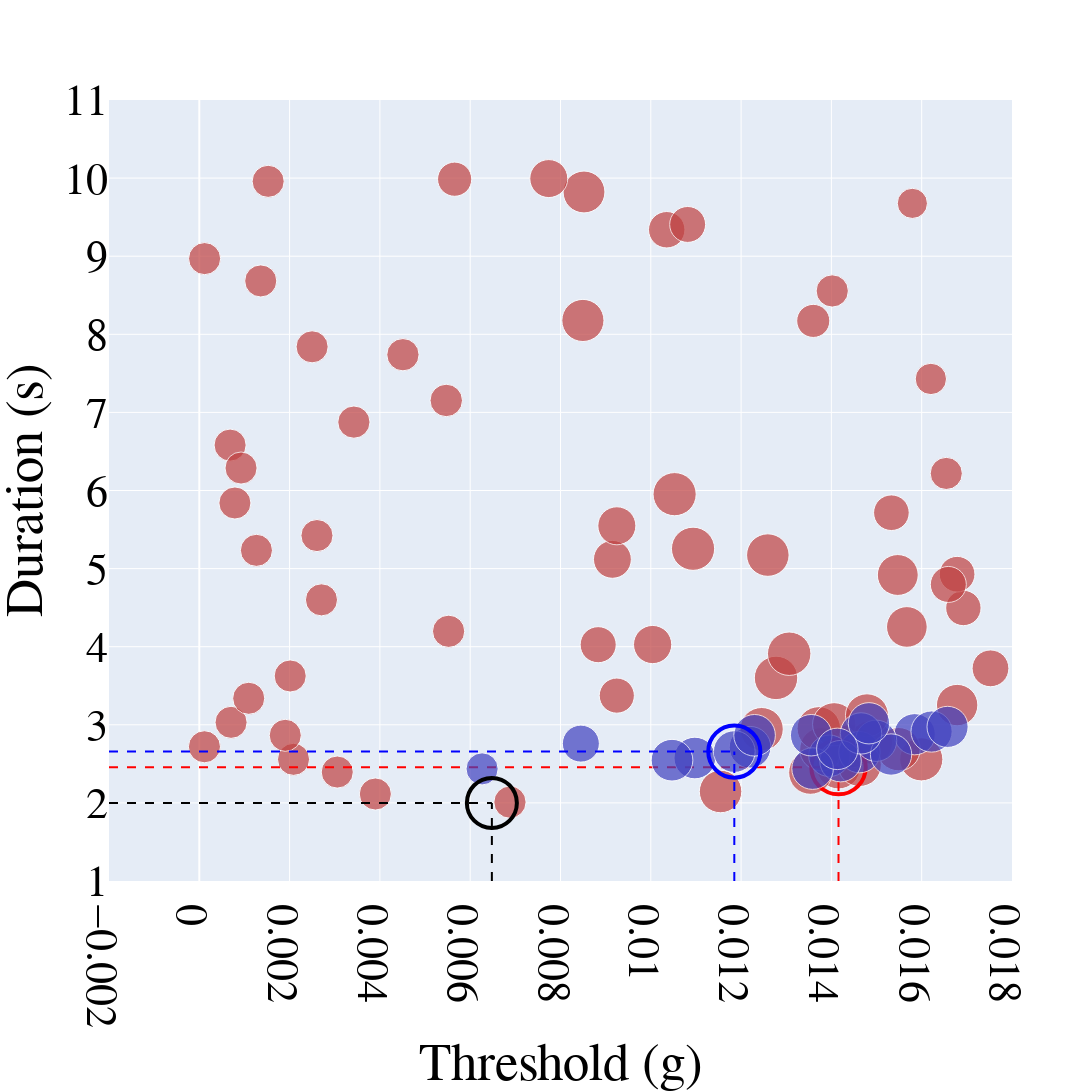

Notebook cell for this chart:
### Code cell
import plotly.graph_objects as go
import numpy as np

# Function to map a value in [1, 65] to a saturation percentage between 30% and 100%
def value_to_saturation(val, min_val=1, max_val=65, min_sat=0.5, max_sat=1.0, gamma=2):
    norm = (val - min_val) / (max_val - min_val)
    sat = min_sat + (norm ** gamma) * (max_sat - min_sat)
    return round(sat * 100, 1)

# For R_PRE (red)
colors_red = [f'hsl(0, {value_to_saturation(val)}%, 50%)' for val in R_PRE[:, 2]]
max_idx_pre = np.argmax(R_PRE[:, 2])

# For R_ONB (blue)
colors_blue = [f'hsl(240, {value_to_saturation(val)}%, 50%)' for val in R_ONB[:, 2]]
max_idx_onb = np.argmax(R_ONB[:, 2])

# Font customization variables
font_family = "Times New Roman"
font_size = 44
font_color = "black"

# Create figure object
fig = go.Figure()

# Add first dataset R_PRE (red)
fig.add_trace(go.Scatter(
    x=R_PRE[:, 0],
    y=R_PRE[:, 1],
    mode='markers',
    marker=dict(
        size=R_PRE[:, 2] * 40,
        color=colors_red
    ),
    name='R_PRE'
))

# Highlight maximum value in R_PRE with a red hollow circle
fig.add_trace(go.Scatter(
    x=[R_PRE[max_idx_pre, 0]],
    y=[R_PRE[max_idx_pre, 1]],
    mode='markers',
    marker=dict(
        size=R_PRE[max_idx_pre, 2] * 50,
        color='rgba(255, 0, 0, 0)',
        line=dict(color='red', width=4)
    ),
    name='Max R_PRE'
))

# Vertical and horizontal lines for R_PRE max
fig.add_trace(go.Scatter(
    x=[R_PRE[max_idx_pre, 0], R_PRE[max_idx_pre, 0]],
    y=[1, R_PRE[max_idx_pre, 1]],
    mode='lines',
    line=dict(color='red', width=2, dash='dash'),
    showlegend=False
))
fig.add_trace(go.Scatter(
    x=[-0.002, R_PRE[max_idx_pre, 0]],
    y=[R_PRE[max_idx_pre, 1], R_PRE[max_idx_pre, 1]],
    mode='lines',
    line=dict(color='red', width=2, dash='dash'),
    showlegend=False
))

# Add second dataset R_ONB (blue)
fig.add_trace(go.Scatter(
    x=R_ONB[:, 0],
    y=R_ONB[:, 1],
    mode='markers',
    marker=dict(
        size=R_ONB[:, 2] * 40,
        color=colors_blue
    ),
    name='R_ONB'
))

# Highlight maximum value in R_ONB with a blue hollow circle
fig.add_trace(go.Scatter(
    x=[R_ONB[max_idx_onb, 0]],
    y=[R_ONB[max_idx_onb, 1]],
    mode='markers',
    marker=dict(
        size=R_ONB[max_idx_onb, 2] * 50,
        color='rgba(0, 0, 255, 0)',
        line=dict(color='blue', width=4)
    ),
    name='Max R_ONB'
))

# Vertical and horizontal lines for R_ONB max
fig.add_trace(go.Scatter(
    x=[R_ONB[max_idx_onb, 0], R_ONB[max_idx_onb, 0]],
    y=[1, R_ONB[max_idx_onb, 1]],
    mode='lines',
    line=dict(color='blue', width=2, dash='dash'),
    showlegend=False
))
fig.add_trace(go.Scatter(
    x=[-0.002, R_ONB[max_idx_onb, 0]],
    y=[R_ONB[max_idx_onb, 1], R_ONB[max_idx_onb, 1]],
    mode='lines',
    line=dict(color='blue', width=2, dash='dash'),
    showlegend=False
))

# Add black hollow circle at (0.00648, 5) with vertical and horizontal lines
fig.add_trace(go.Scatter(
    x=[0.00648],
    y=[2],
    mode='markers',
    marker=dict(
        size=50,
        color='rgba(0, 0, 0, 0)',
        line=dict(color='black', width=4)
    ),
    name='Custom Point'
))

fig.add_trace(go.Scatter(
    x=[0.00648, 0.00648],
    y=[1, 2],
    mode='lines',
    line=dict(color='black', width=2, dash='dash'),
    showlegend=False
))

fig.add_trace(go.Scatter(
    x=[-0.002, 0.00648],
    y=[2, 2],
    mode='lines',
    line=dict(color='black', width=2, dash='dash'),
    showlegend=False
))

# Update overall layout
fig.update_layout(
    font=dict(
        family=font_family,
        size=font_size,
        color=font_color
    ),
    width=1600,
    height=1600,
    showlegend=False,
    xaxis_title="Threshold (g)",
    yaxis_title="Duration (s)"
)

fig.update_xaxes(
    range=[-0.002, 0.018],
    tick0=-0.002,       # Starting tick value on x-axis
    dtick=0.002,        # Interval between ticks on x-axis
    tickfont=dict(family=font_family, size=font_size, color=font_color)
)

fig.update_yaxes(
    range=[1, 11],
    tick0=1,            # Starting tick value on y-axis
    dtick=1,            # Interval between ticks on y-axis
    tickfont=dict(family=font_family, size=font_size, color=font_color)
)


fig.show()

### Figure 1 — Plotly figure (JSON) as saved in the notebook; plotly's stock layout.template omitted (floating-point values rounded to 4 significant figures)
{"data": [{"marker": {"color": ["hsl(0, 50.0%, 50%)", "hsl(0, 50.0%, 50%)", "hsl(0, 50.0%, 50%)", "hsl(0, 50.0%, 50%)", "hsl(0, 50.0%, 50%)", "hsl(0, 50.0%, 50%)", "hsl(0, 50.0%, 50%)", "hsl(0, 50.0%, 50%)", "hsl(0, 50.0%, 50%)", "hsl(0, 50.0%, 50%)", "hsl(0, 50.0%, 50%)", "hsl(0, 50.0%, 50%)", "hsl(0, 50.0%, 50%)", "hsl(0, 50.0%, 50%)", "hsl(0, 50.0%, 50%)", "hsl(0, 50.0%, 50%)", "hsl(0, 50.0%, 50%)", "hsl(0, 50.0%, 50%)", "hsl(0, 50.0%, 50%)", "hsl(0, 50.0%, 50%)", "hsl(0, 50.0%, 50%)", "hsl(0, 50.0%, 50%)", "hsl(0, 50.0%, 50%)", "hsl(0, 50.0%, 50%)", "hsl(0, 50.0%, 50%)", "hsl(0, 50.0%, 50%)", "hsl(0, 50.0%, 50%)", "hsl(0, 50.0%, 50%)", "hsl(0, 50.0%, 50%)", "hsl(0, 50.0%, 50%)", "hsl(0, 50.0%, 50%)", "hsl(0, 50.0%, 50%)", "hsl(0, 50.0%, 50%)", "hsl(0, 50.0%, 50%)", "hsl(0, 50.0%, 50%)", "hsl(0, 50.0%, 50%)", "hsl(0, 50.0%, 50%)", "hsl(0, 50.0%, 50%)", "hsl(0, 50.0%, 50%)", "hsl(0, 50.0%, 50%)", "hsl(0, 50.0%, 50%)", "hsl(0, 50.0%, 50%)", "hsl(0, 50.0%, 50%)", "hsl(0, 50.0%, 50%)", "hsl(0, 50.0%, 50%)", "hsl(0, 50.0%, 50%)", "hsl(0, 50.0%, 50%)", "hsl(0, 50.0%, 50%)", "hsl(0, 50.0%, 50%)", "hsl(0, 50.0%, 50%)", "hsl(0, 50.0%, 50%)", "hsl(0, 50.0%, 50%)", "hsl(0, 50.0%, 50%)", "hsl(0, 50.0%, 50%)", "hsl(0, 50.0%, 50%)", "hsl(0, 50.0%, 50%)", "hsl(0, 50.0%, 50%)", "hsl(0, 50.0%, 50%)", "hsl(0, 50.0%, 50%)", "hsl(0, 50.0%, 50%)", "hsl(0, 50.0%, 50%)", "hsl(0, 50.0%, 50%)", "hsl(0, 50.0%, 50%)", "hsl(0, 50.0%, 50%)", "hsl(0, 50.0%, 50%)"], "size": [41.87, 32.1, 36.44, 32.45, 42.48, 43.54, 35.36, 32.1, 43.17, 32.1, 32.1, 43.43, 31.34, 43.43, 30.17, 32.25, 41.41, 42.51, 32.1, 38.21, 43.2, 35.68, 32.1, 32.1, 32.1, 32.1, 32.1, 40.66, 32.14, 43.5, 42.14, 32.1, 32.28, 33.1, 43.41, 43.45, 32.1, 43.26, 36.06, 37.98, 43.49, 32.26, 37.85, 32.1, 35.92, 38.03, 32.1, 36.8, 40.89, 32.26, 43.45, 32.3, 43.49, 32.1, 43.18, 32.1, 34.18, 43.19, 42.98, 35.15, 36.0, 43.17, 35.63, 32.1, 32.1]}, "mode": "markers", "name": "R_PRE", "type": "scatter", "x": [0.00852, 0.002498, 0.01035, 0.00547, 0.01155, 0.01416, 0.01692, 0.003899, 0.01599, 0.003056, 0.0007887, 0.01277, 0.0162, 0.01353, 0.01579, 0.01402, 0.01679, 0.01259, 0.0006822, 0.01004, 0.01246, 0.01678, 0.0007037, 0.001525, 0.002606, 0.0001173, 0.002013, 0.01567, 0.01654, 0.01443, 0.008496, 0.002706, 0.006881, 0.0136, 0.01487, 0.01307, 0.001094, 0.01549, 0.008835, 0.00774, 0.01378, 0.003424, 0.00915, 0.0001138, 0.01082, 0.009248, 0.001361, 0.01752, 0.01547, 0.005522, 0.01463, 0.00451, 0.01372, 0.002087, 0.01094, 0.001265, 0.005656, 0.01406, 0.01479, 0.009247, 0.01659, 0.01053, 0.01533, 0.0009245, 0.001904], "y": [9.822, 7.84, 9.339, 7.153, 2.146, 2.458, 4.496, 2.114, 2.558, 2.395, 5.84, 3.6, 7.428, 2.388, 9.676, 8.555, 3.253, 5.173, 6.581, 4.028, 2.945, 4.928, 3.032, 9.959, 5.423, 8.969, 3.625, 4.253, 6.219, 2.726, 8.177, 4.6, 2.01, 8.172, 2.774, 3.91, 3.34, 2.688, 4.026, 9.994, 2.686, 6.876, 5.118, 2.719, 9.407, 5.548, 8.683, 3.723, 4.918, 4.197, 2.488, 7.739, 2.954, 2.558, 5.254, 5.234, 9.986, 3.007, 3.122, 3.374, 4.797, 5.953, 5.716, 6.288, 2.865]}, {"marker": {"color": "rgba(255, 0, 0, 0)", "line": {"color": "red", "width": 4}, "size": 54.43}, "mode": "markers", "name": "Max R_PRE", "type": "scatter", "x": [0.01416], "y": [2.458]}, {"line": {"color": "red", "dash": "dash", "width": 2}, "mode": "lines", "showlegend": false, "type": "scatter", "x": [0.01416, 0.01416], "y": [1, 2.458]}, {"line": {"color": "red", "dash": "dash", "width": 2}, "mode": "lines", "showlegend": false, "type": "scatter", "x": [-0.002, 0.01416], "y": [2.458, 2.458]}, {"marker": {"color": ["hsl(240, 50.0%, 50%)", "hsl(240, 50.0%, 50%)", "hsl(240, 50.0%, 50%)", "hsl(240, 50.0%, 50%)", "hsl(240, 50.0%, 50%)", "hsl(240, 50.0%, 50%)", "hsl(240, 50.0%, 50%)", "hsl(240, 50.0%, 50%)", "hsl(240, 50.0%, 50%)", "hsl(240, 50.0%, 50%)", "hsl(240, 50.0%, 50%)", "hsl(240, 50.0%, 50%)", "hsl(240, 50.0%, 50%)", "hsl(240, 50.0%, 50%)", "hsl(240, 50.0%, 50%)", "hsl(240, 50.0%, 50%)", "hsl(240, 50.0%, 50%)", "hsl(240, 50.0%, 50%)", "hsl(240, 50.0%, 50%)", "hsl(240, 50.0%, 50%)"], "size": [41.5, 41.41, 41.49, 41.66, 41.64, 41.23, 41.34, 41.7, 41.71, 41.35, 37.01, 41.58, 32.14, 41.47, 41.6, 41.18, 41.35, 41.3, 41.12, 41.46]}, "mode": "markers", "name": "R_ONB", "type": "scatter", "x": [0.01396, 0.01462, 0.0142, 0.0122, 0.01098, 0.01584, 0.01499, 0.01047, 0.01185, 0.01532, 0.008451, 0.01358, 0.006263, 0.01355, 0.0123, 0.01622, 0.01466, 0.01483, 0.01657, 0.01413], "y": [2.603, 2.65, 2.534, 2.713, 2.574, 2.879, 2.796, 2.547, 2.657, 2.62, 2.759, 2.439, 2.436, 2.867, 2.866, 2.914, 2.89, 3.019, 2.973, 2.692]}, {"marker": {"color": "rgba(0, 0, 255, 0)", "line": {"color": "blue", "width": 4}, "size": 52.14}, "mode": "markers", "name": "Max R_ONB", "type": "scatter", "x": [0.01185], "y": [2.657]}, {"line": {"color": "blue", "dash": "dash", "width": 2}, "mode": "lines", "showlegend": false, "type": "scatter", "x": [0.01185, 0.01185], "y": [1, 2.657]}, {"line": {"color": "blue", "dash": "dash", "width": 2}, "mode": "lines", "showlegend": false, "type": "scatter", "x": [-0.002, 0.01185], "y": [2.657, 2.657]}, {"marker": {"color": "rgba(0, 0, 0, 0)", "line": {"color": "black", "width": 4}, "size": 50}, "mode": "markers", "name": "Custom Point", "type": "scatter", "x": [0.00648], "y": [2]}, {"line": {"color": "black", "dash": "dash", "width": 2}, "mode": "lines", "showlegend": false, "type": "scatter", "x": [0.00648, 0.00648], "y": [1, 2]}, {"line": {"color": "black", "dash": "dash", "width": 2}, "mode": "lines", "showlegend": false, "type": "scatter", "x": [-0.002, 0.00648], "y": [2, 2]}], "layout": {"font": {"color": "black", "family": "Times New Roman", "size": 44}, "height": 1600, "showlegend": false, "width": 1600, "xaxis": {"dtick": 0.002, "range": [-0.002, 0.018], "tick0": -0.002, "tickfont": {"color": "black", "family": "Times New Roman", "size": 44}, "title": {"text": "Threshold (g)"}}, "yaxis": {"dtick": 1, "range": [1, 11], "tick0": 1, "tickfont": {"color": "black", "family": "Times New Roman", "size": 44}, "title": {"text": "Duration (s)"}}}}
